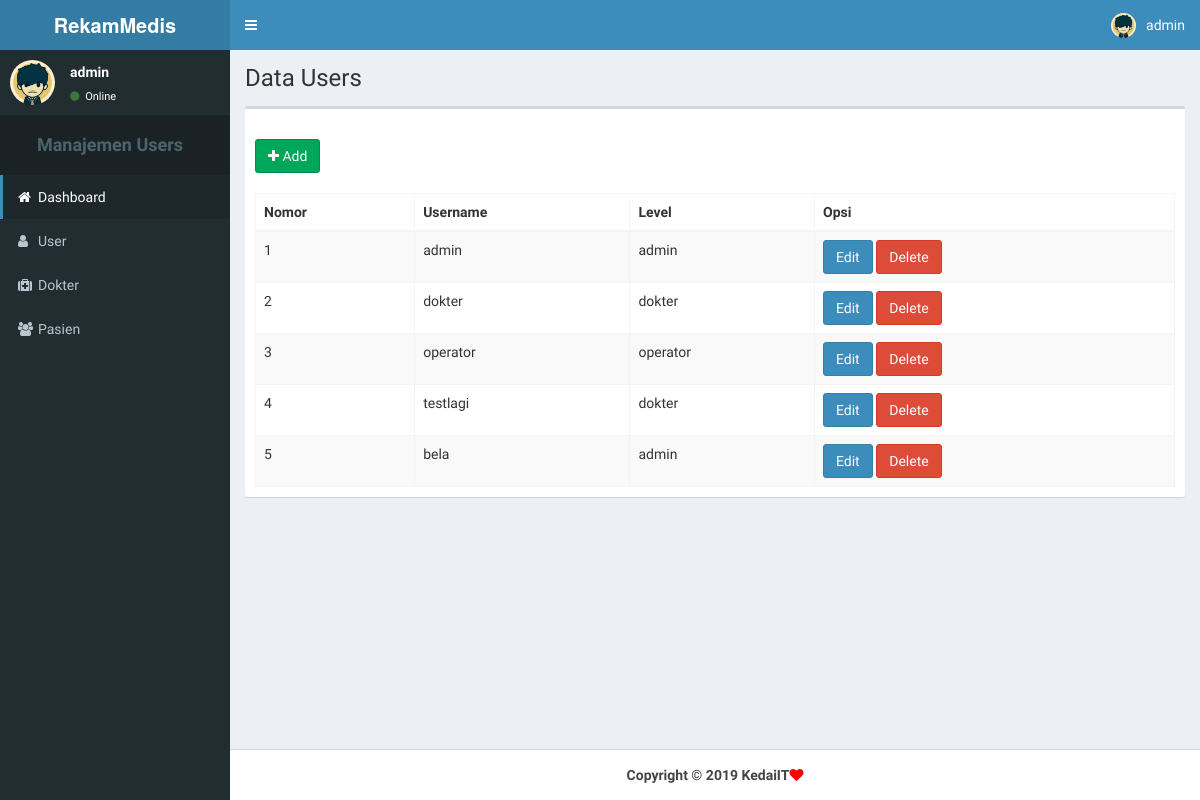
The page /admin/users.php (signed in) on the database its author committed.
### tables this page shows
CREATE TABLE `user` (
  `id_user` int(3) NOT NULL,
  `username` varchar(30) NOT NULL,
  `password` varchar(30) NOT NULL,
  `level` enum('dokter','admin','operator','') NOT NULL
);

### admin/detail_users.php (the view, shortened to what this page needs)
<thead>
					<tr>
						<th>Nomor</th>
						<th>Username</th>
						<th>Level</th>
						<th>Opsi</th>
					</tr>
				</thead>
				<tbody>
					<?php
					$no = 0;
						$queryuser = mysqli_query ($connect, "SELECT id_user, username, password, level
						FROM user");
						while ($user = mysqli_fetch_array ($queryuser)){
							$no++;
							echo "
								<tr>
									<td>$no</td>
									<td>$user[username]</td>
									<td>$user[level]</td>
									<td>
										<a href='#' class='open_modal btn btn-primary' id_user='$user[id_user]'>Edit</a>
										<a href='#' class='btn btn-danger' onClick='confirm_delete(\"users_delete.php?id_user=$user[id_user]\")'>Delete</a>
									</td>
								</tr>";
						}
					?>
				</tbody>

### rows shown on the page
user: username "admin", level "admin"
user: username "dokter", level "dokter"
user: username "operator", level "operator"
user: username "testlagi", level "dokter"
user: username "bela", level "admin"

### other values the page prints
$_SESSION['username'] "admin"
